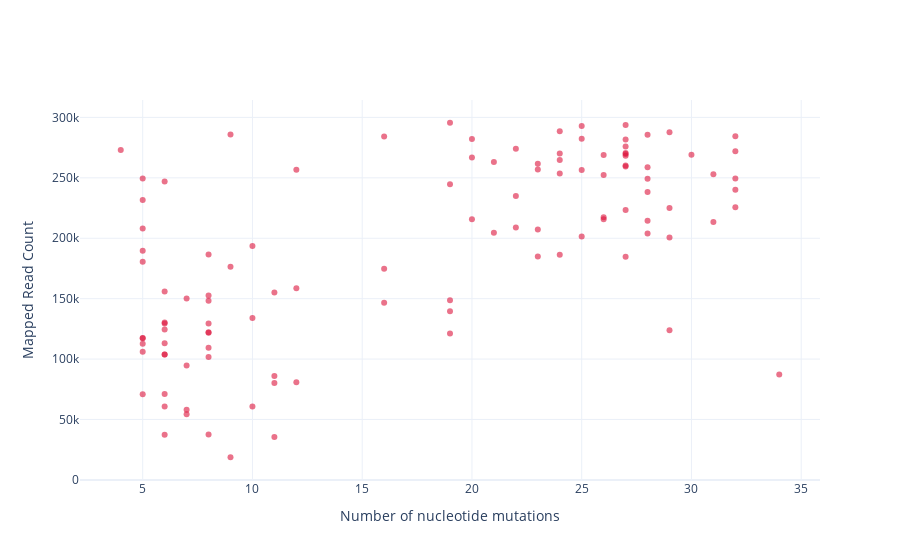

The notebook cell this image was saved under:
### Code cell
filt = (data_df['COVERAGE']>95) &(data_df['mapped']<300000)
fig = go.Figure(
        data=go.Scatter(y=data_df.loc[filt]['mapped'], 
                        x=data_df.loc[filt]['num_nt_muts'],
                        mode='markers',
                        text=data_df.loc[filt][['SAMPLE_ID', 'AVG_DEPTH', 'COVERAGE', 'num_nt_muts', 'mapped']],
                        hovertemplate="<b>Sample: %{text[0]}</b><br>" +
                                      "<b>Avg depth: %{text[1]}</b><br>" +
                                      "<b>Coverage: %{text[2]}</b><br>" +
                                      "<b>Number of nt mutations: %{text[3]}</b><br>" +
                                      "<b>Number of mapped reads: %{text[4]}</b><br>",
                        marker_color='rgba(220,20,60,.6)'))
fig.update_layout(yaxis_title=f'Mapped Read Count', 
                  xaxis_title='Number of nucleotide mutations',
                  template='plotly_white', autosize=True)
fig.show()

### Figure 1 — Plotly figure (JSON) as saved in the notebook; plotly's stock layout.template omitted (floating-point values rounded to 4 significant figures; data arrays with more than 128 entries replaced by an {"elided": "..."} marker saying what was removed)
{"data": [{"hovertemplate": "<b>Sample: %{text[0]}</b><br><b>Avg depth: %{text[1]}</b><br><b>Coverage: %{text[2]}</b><br><b>Number of nt mutations: %{text[3]}</b><br><b>Number of mapped reads: %{text[4]}</b><br>", "marker": {"color": "rgba(220,20,60,.6)"}, "mode": "markers", "text": {"elided": "110x5 mixed values"}, "type": "scatter", "x": [6, 5, 6, 11, 11, 9, 8, 7, 10, 9, 8, 7, 19, 6, 8, 5, 5, 8, 5, 8, 7, 5, 16, 6, 6, 16, 19, 12, 11, 32, 27, 27, 32, 32, 26, 23, 31, 32, 22, 24, 27, 19, 25, 27, 27, 20, 25, 20, 29, 25, 27, 28, 29, 23, 20, 22, 27, 28, 29, 28, 19, 21, 19, 22, 28, 24, 23, 26, 26, 16, 32, 23, 27, 27, 28, 28, 30, 24, 21, 24, 26, 27, 25, 24, 31, 29, 34, 8, 6, 6, 12, 6, 9, 7, 10, 8, 6, 12, 8, 11, 5, 4, 8, 5, 10, 6, 5, 5, 5, 6], "y": [71186, 189748, 103781, 35600, 86059, 18750, 152643, 58135, 60789, 176465, 37579, 54341, 121256, 37345, 101758, 106011, 112594, 186618, 70952, 129401, 94750, 231722, 174810, 129423, 60700, 146621, 148785, 80831, 80164, 225675, 184729, 269655, 271951, 249362, 217404, 207248, 252993, 284427, 208962, 186344, 259376, 139625, 201381, 268223, 223363, 215666, 256591, 266807, 123963, 282451, 276013, 238225, 287747, 184931, 282198, 234891, 260292, 203879, 224986, 214558, 244741, 204457, 295599, 273995, 258738, 288550, 256984, 268987, 215781, 284123, 240230, 261676, 270584, 293727, 285610, 249263, 269017, 270207, 263146, 264673, 252322, 281684, 292878, 253582, 213393, 200684, 87264, 148273, 113201, 124556, 158548, 130186, 285945, 150181, 193532, 121738, 246986, 256609, 122231, 155063, 117160, 273066, 109370, 208116, 133974, 155997, 117357, 249509, 180647, 103846]}], "layout": {"autosize": true, "xaxis": {"title": {"text": "Number of nucleotide mutations"}}, "yaxis": {"title": {"text": "Mapped Read Count"}}}}
